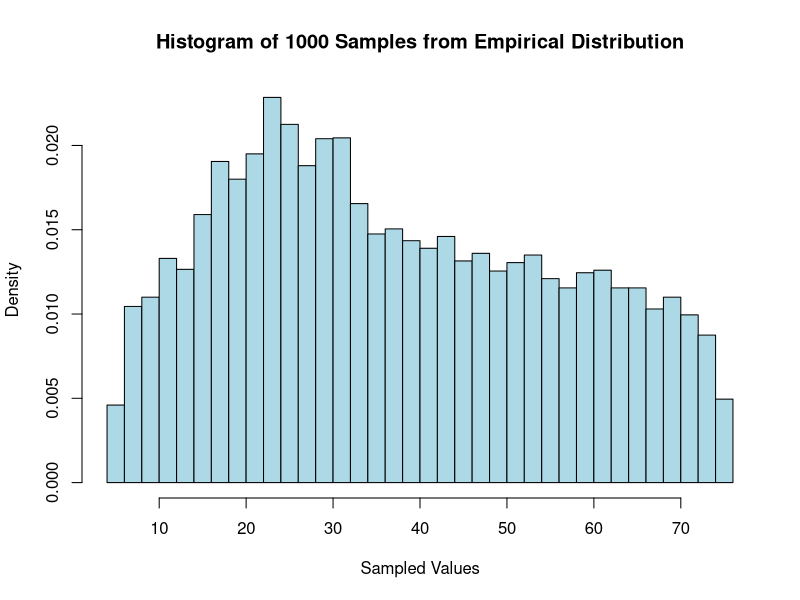
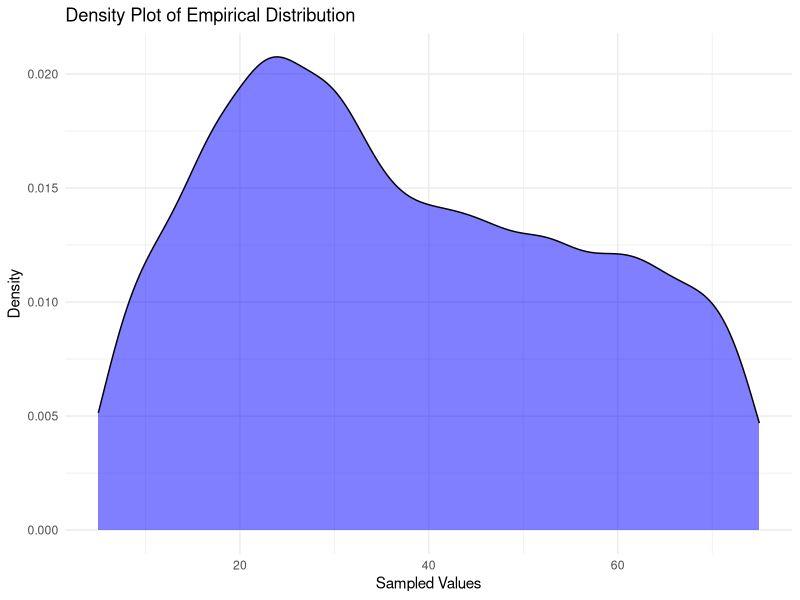

These figures' R source, in order:
# Load required package
library(splines)  # For spline interpolation

# Step 1: Define given percentiles and corresponding quantile values
percentiles <- c(0.05,  0.50,  0.95)  # Given percentiles
values <- c(10,  35,  70)  # Corresponding values from empirical data

# Step 2: Create an interpolated CDF function
# Extend the range slightly to cover full [0,1] probability space
extended_percentiles <- c(0, percentiles, 1)
extended_values <- c(min(values) - 5, values, max(values) + 5)  # Extend min/max slightly

# Use spline interpolation to create an approximate inverse CDF
inv_cdf <- splinefun(extended_percentiles, extended_values, method = "monoH.FC")

# Step 3: Perform inverse transform sampling
set.seed(123)  # For reproducibility
uniform_samples <- runif(10000)  # Generate 1000 random numbers from U(0,1)
empirical_samples <- inv_cdf(uniform_samples)  # Apply inverse CDF

# Step 4: Plot the results
hist(empirical_samples, breaks = 30, probability = TRUE, col = "lightblue",
     main = "Histogram of 1000 Samples from Empirical Distribution",
     xlab = "Sampled Values")
library(ggplot2)
ggplot(data.frame(x = empirical_samples), aes(x = x)) +
  geom_density(fill = "blue", alpha = 0.5) +
  labs(title = "Density Plot of Empirical Distribution",
       x = "Sampled Values",
       y = "Density") +
  theme_minimal()
